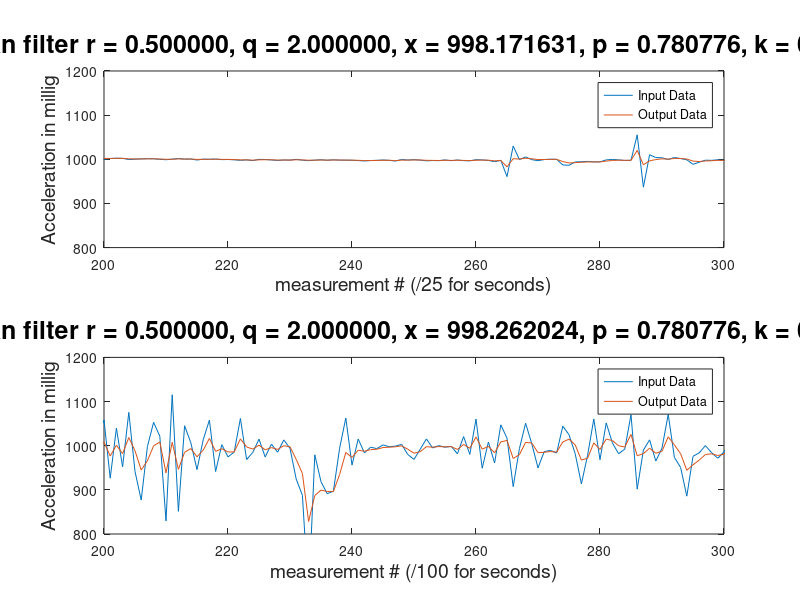

Write MATLAB code to recreate this figure.
clear all;
data = importdata('data1z.txt');
s = size(data);
number = 1:1:s;
dataformatted = [number', data];
str = sprintf('Kalman filter r = %f, q = %f, x = %f, p = %f, k = %f',dataformatted(1,3),dataformatted(1,4), dataformatted(1,5), dataformatted(1,6),dataformatted(1,7));
figure('units','normalized','outerposition',[0 0 1 1])
subplot(2,1,1),
plot(dataformatted(:,1),dataformatted(:,2),dataformatted(:,1),dataformatted(:,5));
title(str,'fontsize',18);
xlabel('measurement # (/25 for seconds)','fontsize',14);
ylabel('Acceleration in millig','fontsize',14);
legend('Input Data','Output Data');
axis([200 300 800 1200]);
data = importdata('data2z.txt');
s = size(data);
number = 1:1:s;
dataformatted = [number', data];
str = sprintf('Kalman filter r = %f, q = %f, x = %f, p = %f, k = %f',dataformatted(1,3),dataformatted(1,4), dataformatted(1,5), dataformatted(1,6),dataformatted(1,7));
subplot(2,1,2),
plot(dataformatted(:,1),dataformatted(:,2),dataformatted(:,1),dataformatted(:,5));
title(str,'fontsize',18);
xlabel('measurement # (/100 for seconds)','fontsize',14);
ylabel('Acceleration in millig','fontsize',14);
legend('Input Data','Output Data');
axis([200 300 800 1200]);